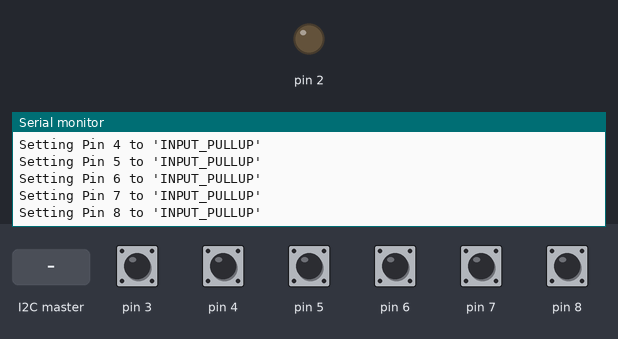
The sketch below on a simulated Arduino Uno, built with avr-gcc and run on an emulated ATmega328P. Shown: output pins drawn as LEDs (lit = HIGH), the last lines printed to the serial monitor. The test bench sets the inputs (shaded band); at power-on: pin 3–8 HIGH.

Above: at 1.2 s.
1.3 s: the I2C master sends the byte 1
At 2.2 s:
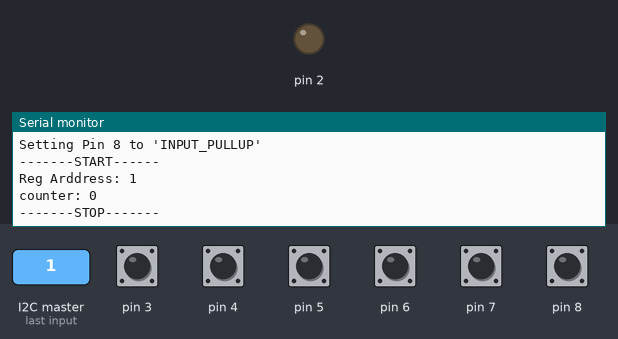
2.8 s: the I2C master sends the byte 90
At 3.4 s:
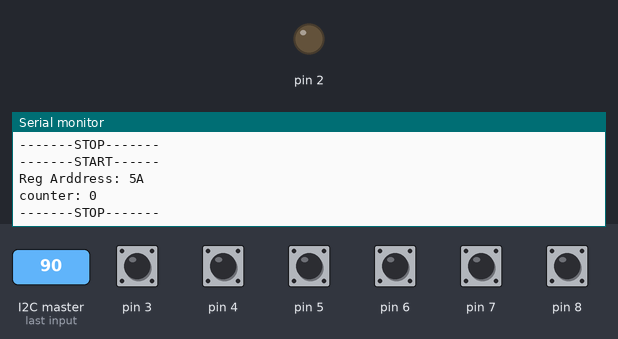
4.3 s: the I2C master sends the byte 200
At 5.7 s:
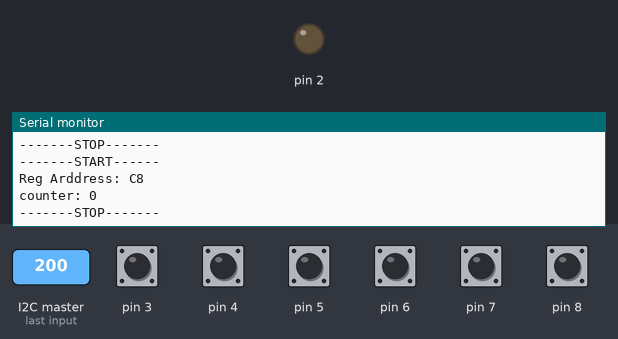
Timing chart, 0 to 7.3 s (numbered marks = the images above; inputs shaded):
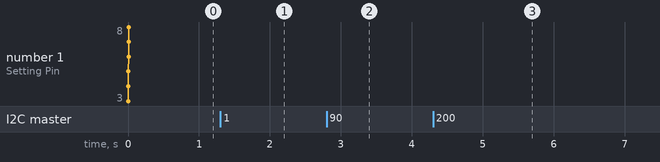

The sketch:

LimitsOverWire.ino
```cpp
#include <Wire.h>

/*Variables*/
byte payloadReturn = 0x0;
boolean States[6];
int binary[8] = {1, 2, 4, 8, 16, 32, 64, 128};

/*
Map
3    lift T 0
4    lift B 1
5  R. Arm R 2
6  R. Arm L 3
7  L. Arm R 4
8  L. Arm L 5
*/

void setup()
{
  Wire.begin(4);                // join i2c bus with address #4
  Wire.onReceive(receiveEvent); // register event

  Serial.begin(115200);           // start serial for output

  for (int i = 3; i <= 8; i++)  //Setup limit Pins
  {
    Serial.print("Setting Pin ");
    Serial.print(i);
    Serial.print(" to \'INPUT_PULLUP\'\n");
    pinMode(i, INPUT_PULLUP);
  }
  pinMode(2,OUTPUT);
  digitalWrite(2,LOW);

}


void loop()
{
 for (int i = 3; i<=8; i++)
  {
    digitalWrite(13, HIGH);
    if (!digitalRead(i)) payloadReturn |= binary[i - 3]; //The magic happens here

  }
}

// function that executes whenever data is received from master
// this function is registered as an event, see setup()

void receiveEvent(int howMany)
{
  Serial.println("-------START------");

  int regAddr = Wire.read();
  int counter = 0 ;
  Serial.print("\n\nReg Arddress: ");
  Serial.println(regAddr, HEX);

  while (0 < Wire.available()) // loop through all but the last
  {
    int c = Wire.read(); // receive byte as a character
    Serial.print("Byte# ");
    Serial.print(counter);
    Serial.print(", Incomming Payload: ");
    Serial.println(c, HEX); // print the character
    switch (c)
    {
      case 0xA:
        Serial.println("A was pressed");
        break;
      case 0xB:
        Serial.println("B was pressed");
        break;
      case 0xC:
        Serial.print("Transmitting Data:");
        Serial.println(payloadReturn,BIN);
        Wire.write(payloadReturn);
        break;
    }
    counter++;
    payloadReturn = 0x0;
  }
  Serial.print("counter: ");
  Serial.println(counter);
  Serial.println("-------STOP-------");
}
```

Measured:
- after the input at 1.3 s, the serial monitor: prints a new line at once (image 1)
- after the input at 2.8 s, the serial monitor: prints a new line at once (image 2)
- after the input at 4.3 s, the serial monitor: prints a new line at once (image 3)
